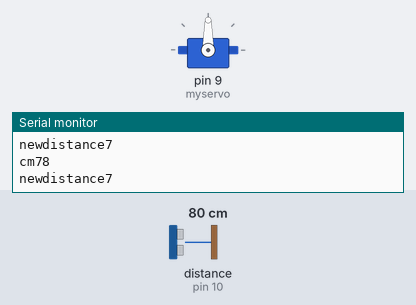
The sketch below on a simulated Arduino Uno, built with avr-gcc and run on an emulated ATmega328P. On the bench: servo, the last lines printed to the serial monitor. Wiring (inferred from the names in the program): ultrasonic range finder: trigger pin 11; echo pin 10. The test bench sets the inputs (shaded band); at power-on: distance to the obstacle (sensor on pin 10) 80 cm. The echo pulse lasts 58.3 µs per cm.

Above: at 1.2 s.
1.3 s: distance to the obstacle (sensor on pin 10) set to 74 cm
4.3 s: distance to the obstacle (sensor on pin 10) set to 67 cm
At 5.4 s:
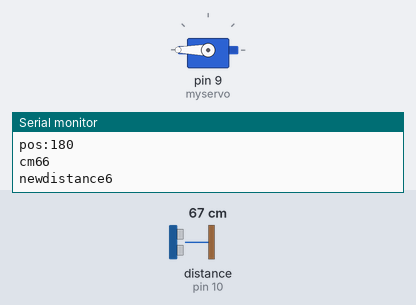
5.8 s: distance to the obstacle (sensor on pin 10) set to 2 cm
At 7.0 s:
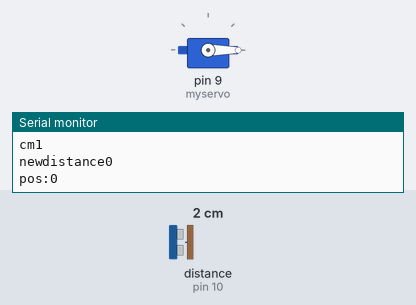
7.3 s: distance to the obstacle (sensor on pin 10) set to 9 cm
8.8 s: distance to the obstacle (sensor on pin 10) set to 12 cm
At 9.7 s:
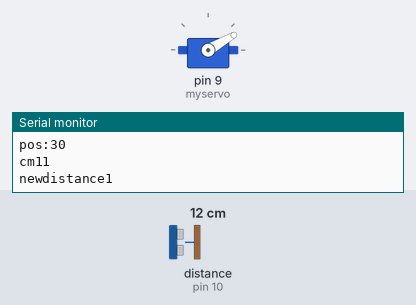
10.3 s: distance to the obstacle (sensor on pin 10) set to 4 cm
At 10.9 s:
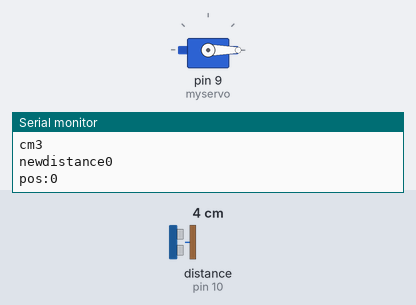
Timing chart, 0 to 12.8 s (numbered marks = the images above; inputs shaded):
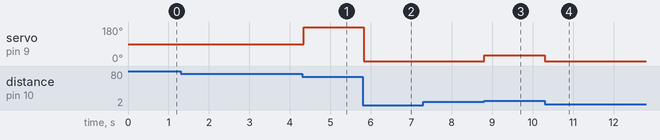

Measured:
- the behaviour switches between 71 and 70 cm on distance to the obstacle (sensor on pin 10) (found by bisection; images 0 and 1)
- the behaviour switches between 10 and 11 cm on distance to the obstacle (sensor on pin 10) (found by bisection; images 2 and 3)
- after the input at 4.3 s, servo on pin 9 (myservo): 90° → 180° after 0.05 s
- after the input at 5.8 s, servo on pin 9 (myservo): 180° → 0° at once
- after the input at 8.8 s, servo on pin 9 (myservo): 0° → 30° at once
- after the input at 10.3 s, servo on pin 9 (myservo): 30° → 0° at once

The sketch:

distance_servo.ino
```cpp
/* change the direction of the servo motor with input from distance sensor */
#include <Servo.h>

Servo myservo;  // create servo object to control a servo

int trigPin=11;
int echoPin=10;
int outputValue = 0;
int pos = 0;

void setup(){
  Serial.begin(9600);
  pinMode(trigPin, OUTPUT);
  pinMode(echoPin, INPUT);
  myservo.attach(9);
}

void loop(){
  int time;
  int distance;
  digitalWrite(trigPin,HIGH);
  delayMicroseconds(10);
  digitalWrite(trigPin,LOW);
  time=pulseIn(echoPin,HIGH);
  distance=0.0340*(time/2);

  if(distance>=200||distance<=0){
    Serial.println("Out of range yo!");
  }
  else{
    Serial.print("\ncm");
    Serial.print(distance);
    //Serial.println(time);


  outputValue = map(distance, 0, 60, 0, 6);

  Serial.print("\nnewdistance");
  Serial.print(outputValue);

//  for(pos = 0; pos < 180; pos += 1)  // goes from 0 degrees to 180 degrees
//  {                                  // in steps of 1 degree
//    myservo.write(pos);              // tell servo to go to position in variable 'pos'
//    delay(15);                       // waits 15ms for the servo to reach the position
//  }
//  for(pos = 180; pos>=1; pos-=1)     // goes from 180 degrees to 0 degrees
//  {
//    myservo.write(pos);              // tell servo to go to position in variable 'pos'
//    delay(15);                       // waits 15ms for the servo to reach the position
//  }

  switch(outputValue) {
    case 0:
      pos = 0;
      Serial.print("\npos:");
      Serial.print(pos);
      myservo.write(pos);              // tell servo to go to position in variable 'pos'
      delay(50);      // waits 15ms for the servo to reach the position
      break;
    case 1:
      pos = 30;
      Serial.print("\npos:");
      Serial.print(pos);
      myservo.write(pos);              // tell servo to go to position in variable 'pos'
      delay(50);
      break;
    case 2:
      pos = 60;
      Serial.print("\npos:");
      Serial.print(pos);
      myservo.write(60);              // tell servo to go to position in variable 'pos'
      delay(50);
      break;
    case 3:
      pos = 90;
      Serial.print("\npos:");
      Serial.print(pos);
      myservo.write(pos);              // tell servo to go to position in variable 'pos'
      delay(50);
      break;
    case 4:
      pos = 120;
      Serial.print("\npos:");
      Serial.print(pos);
      myservo.write(pos);              // tell servo to go to position in variable 'pos'
      delay(50);
      break;
    case 5:
      pos = 150;
      Serial.print("\npos:");
      Serial.print(pos);
      myservo.write(pos);              // tell servo to go to position in variable 'pos'
      delay(50);
      break;
    case 6:
      pos = 180;
      Serial.print("\npos:");
      Serial.print(pos);
      myservo.write(pos);              // tell servo to go to position in variable 'pos'
      delay(50);
      break;
  }
 }

  //delay(500);
}
```
